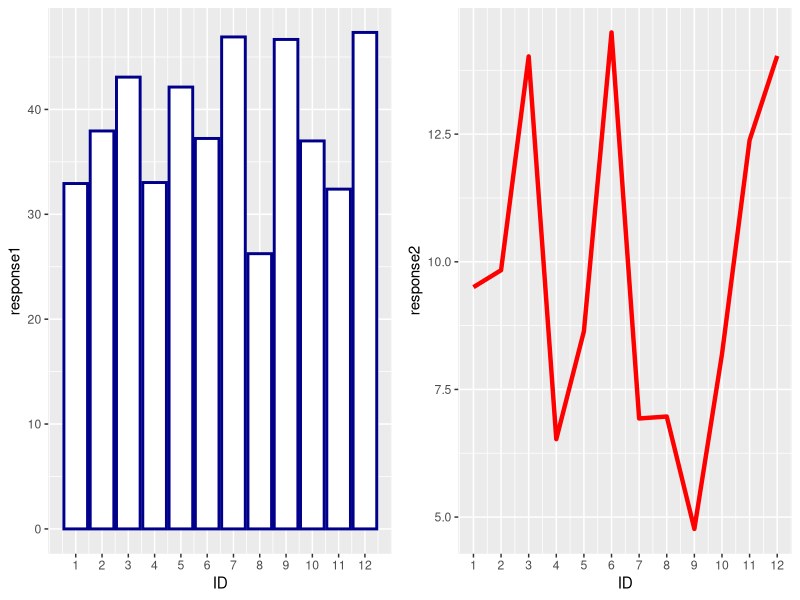
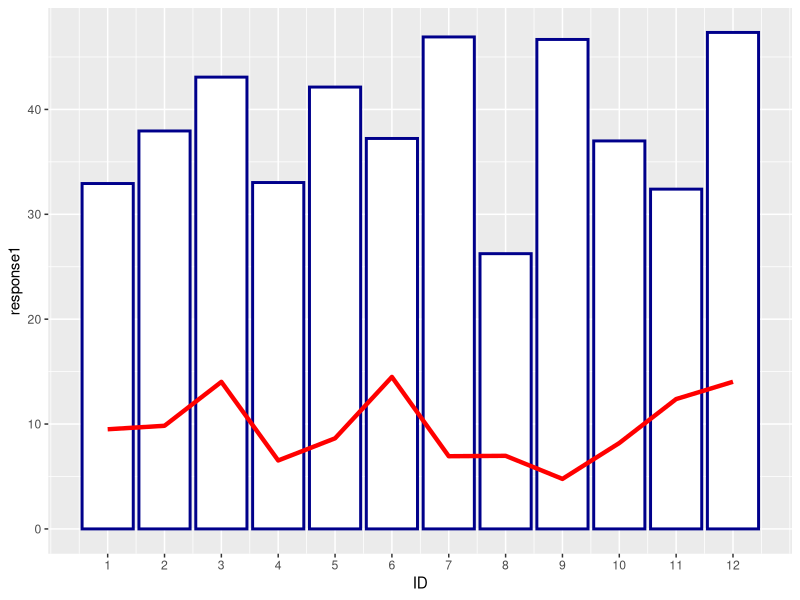
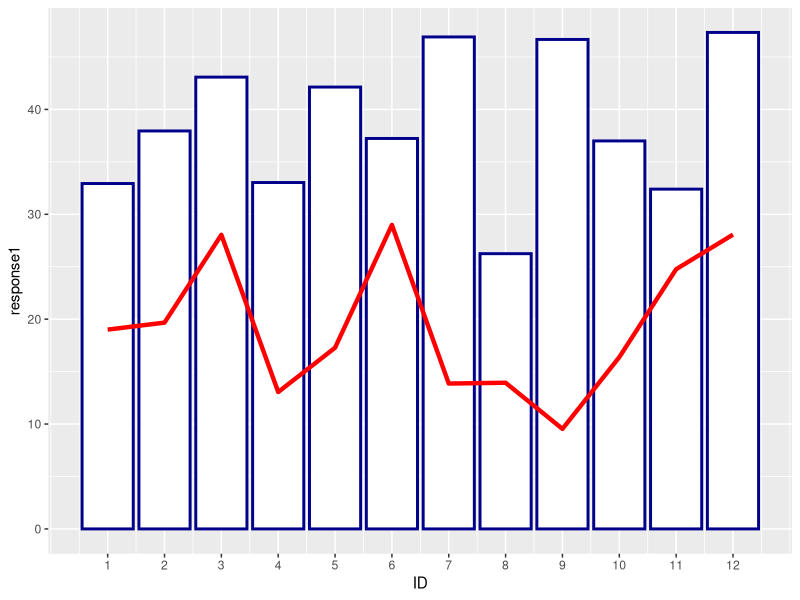
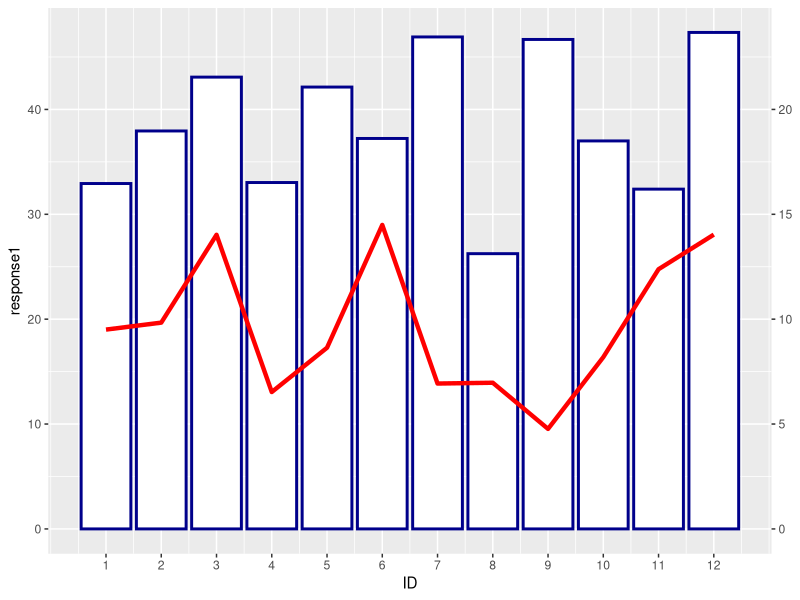
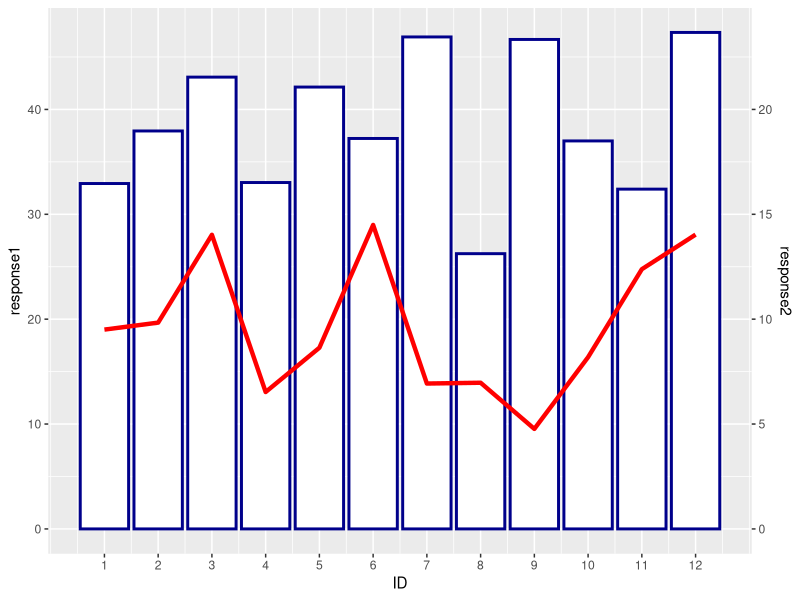

Write the R code that produced these figures, in order.
## ---- chunk 1
knitr::opts_chunk$set(echo = TRUE, fig.align = "center")

# title: Secondary Y-axis
# author: jonathan
# revised: 15/3/2020

WEB <- c("https://bioceed.uib.no/dropfolder/bioSTATS/Rmd/Visualizing/Essential/secondary-y-axis.html")
GIT <- c("https://github.com/jonathansoule/biostats/blob/master/Visualizing/Essential/secondary-y-axis.Rmd")
library(ggplot2)
library(gridExtra)
# predictor variable
ID <- 1:12
# response variable 1
response1 <- runif(12, min = 25, max = 50)
# response variable 2
response2 <- runif(12, min = 4, max = 15)
# dataframe
df <- data.frame(ID, response1, response2)
## ---- chunk 2
grid.arrange(
  ggplot(df, aes(x = ID)) + # bar plot - response1 vs. ID
    geom_col(aes(y = response1), size = 1, color = "darkblue", fill = "white") +
    scale_x_continuous(breaks = seq(1, 12, 1)),
  ggplot(df, aes(x = ID)) + # line plot - response2 vs. ID
    geom_line(aes(y = response2), size = 1.5, color = "red") +
    scale_x_continuous(breaks = seq(1, 12, 1)),
  ncol = 2
)
## ---- chunk 3
ggplot(df, aes(x = ID)) +
  geom_col(aes(y = response1), size = 1, color = "darkblue", fill = "white") + # bar plot - response1 vs. ID
  geom_line(aes(y = response2), size = 1.5, color = "red") + # line plot - response2 vs. ID
  scale_x_continuous(breaks = seq(1, 12, 1))
## ---- chunk 4
ggplot(df, aes(x = ID)) +
  geom_col(aes(y = response1), size = 1, color = "darkblue", fill = "white") +
  geom_line(aes(y = 2 * response2), size = 1.5, color = "red") +
  scale_x_continuous(breaks = seq(1, 12, 1))
## ---- chunk 5
ggplot(df, aes(x = ID)) +
  geom_col(aes(y = response1), size = 1, color = "darkblue", fill = "white") +
  geom_line(aes(y = 2 * response2), size = 1.5, color = "red") +
  scale_x_continuous(breaks = seq(1, 12, 1)) +
  scale_y_continuous(sec.axis = sec_axis(~ . / 2)) # adds the secondary Y-axis
## ---- chunk 6
ggplot(df, aes(x = ID)) +
  geom_col(aes(y = response1), size = 1, color = "darkblue", fill = "white") +
  geom_line(aes(y = 2 * response2), size = 1.5, color = "red") +
  scale_x_continuous(breaks = seq(1, 12, 1)) +
  scale_y_continuous(sec.axis = sec_axis(~ . / 2, name = "response2"))
